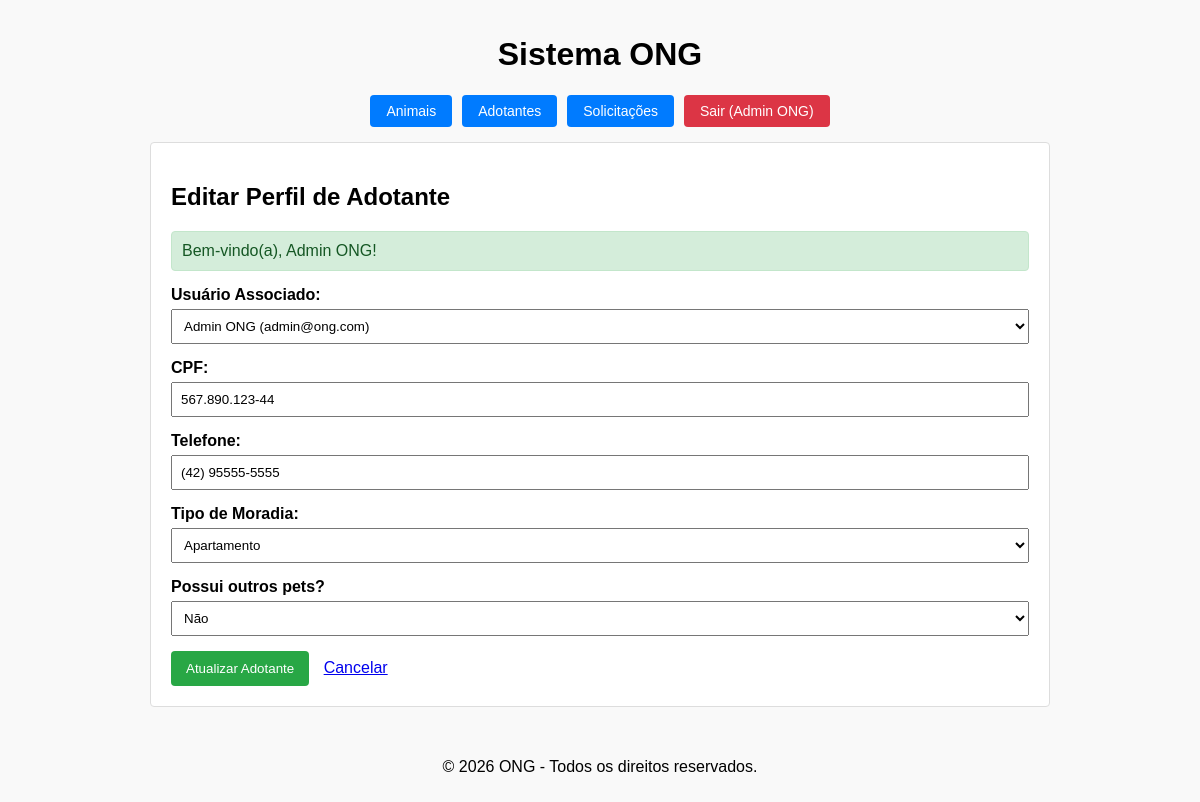
The page /adotantes/editar?id=1 (signed in) on the database its author committed.
### tables this page shows
CREATE TABLE adotantes_perfis (
    id INT AUTO_INCREMENT PRIMARY KEY,
    usuario_id INT NOT NULL,
    cpf VARCHAR(14) NOT NULL UNIQUE,
    telefone VARCHAR(20) NOT NULL,
    tipo_moradia ENUM('Casa', 'Apartamento', 'Chácara') NOT NULL,
    tem_outros_pets TINYINT(1) DEFAULT 0,
    FOREIGN KEY (usuario_id) REFERENCES usuarios(id) ON DELETE CASCADE
);

CREATE TABLE usuarios (
    id INT AUTO_INCREMENT PRIMARY KEY,
    nome VARCHAR(100) NOT NULL,
    email VARCHAR(100) NOT NULL UNIQUE,
    senha VARCHAR(255) NOT NULL,
    tipo ENUM('admin', 'adotante') NOT NULL DEFAULT 'adotante'
);

### app/Controllers/AdotanteController.php (called while the page is built, shortened)
<?php
class AdotanteController
{
    private Adotante $adotanteModel;
    public function __construct()
    {
        $this->adotanteModel = new Adotante();
    }
    public function form(): void
    {
        $id = (int) ($_GET['id'] ?? 0);
        $adotante = null;
        if ($id > 0) {
            $adotante = $this->adotanteModel->findByID($id);
        }
        $usuarios = $this->adotanteModel->buscarUsuarios();
        require_once __DIR__ . '/../Views/adotantes/form.php';
    }
}

### app/Models/Model.php (called while the page is built, shortened)
<?php
abstract class Model
{
    public function __construct()
    {
        $database = new Database();
        $this->db = $database->getConnection();
    }
}

### config/Database.php (called while the page is built, shortened)
<?php
class database
{
    private string $host = 'db';
    private string $database = 'ong_adocao';
    private string $user = 'root';
    private string $password = 'root';
    public function getConnection(): PDO
    {
        $dsn = "mysql:host={$this->host}; dbname={$this->database}; charset=utf8mb4";
        return new PDO($dsn, $this->user, $this->password, [
            PDO::ATTR_ERRMODE => PDO::ERRMODE_EXCEPTION,
            PDO::ATTR_DEFAULT_FETCH_MODE => PDO::FETCH_ASSOC
        ]);
    }
}

### app/Models/Adotante.php (called while the page is built, shortened)
<?php
class Adotante extends Model
{
    public function findByID(int $id): ?array
    {
        $query = $this->db->prepare(
            "SELECT ap.*, u.nome AS usuario_nome, u.email AS usuario_email
             FROM adotantes_perfis ap
             JOIN usuarios u ON ap.usuario_id = u.id
             WHERE ap.id = :id"
        );
        $query->execute(['id' => $id]);
        return $query->fetch() ?: null;
    }
    public function buscarUsuarios(): array
    {
        $query = $this->db->query("SELECT id, nome, email, tipo FROM usuarios ORDER BY nome ASC");
        return $query->fetchAll();
    }
}

### app/Views/adotantes/form.php (the view, shortened to what this page needs)
<?php require_once __DIR__ . '/../layouts/header.php'; ?>
<?php
$editando = isset($adotante) && $adotante !== null;
?>
<h2><?= $editando ? 'Editar Perfil de Adotante' : 'Cadastrar Perfil de Adotante' ?></h2>
<?php require_once __DIR__ . '/../includes/feedback.php'; ?>
<form
    action="<?= $editando ? '/adotantes/atualizar' : '/adotantes/salvar' ?>"
    method="POST"
>
    <div class="campo">
        <label for="usuario_id">Usuário Associado:</label>
        <select
            id="usuario_id"
            name="usuario_id"
            style="width: 100%; padding: 8px; box-sizing: border-box;"
            required
        >
            <?php if (!empty($usuarios)): ?>
                <?php foreach ($usuarios as $usuario): ?>
                    <option
                        value="<?= htmlspecialchars($usuario['id']) ?>"
                        <?= ($adotante['usuario_id'] ?? '') == $usuario['id'] ? 'selected' : '' ?>
                    >
                        <?= htmlspecialchars($usuario['nome']) ?>
                        (<?= htmlspecialchars($usuario['email']) ?>)
                    </option>
                <?php endforeach; ?>
            <?php endif; ?>
        </select>
    </div>
    <div class="campo">
        <label for="cpf">CPF:</label>
        <input
            type="text"
            id="cpf"
            name="cpf"
            placeholder="000.000.000-00"
            maxlength="14"
            value="<?= htmlspecialchars($adotante['cpf'] ?? '') ?>"
            required
        >
    </div>
    <div class="campo">
        <label for="telefone">Telefone:</label>
        <input
            type="text"
            id="telefone"
            name="telefone"
            placeholder="(00) 00000-0000"
            maxlength="20"
            value="<?= htmlspecialchars($adotante['telefone'] ?? '') ?>"
            required
        >
    </div>
    <div class="campo">
        <label for="tipo_moradia">Tipo de Moradia:</label>
        <select
            id="tipo_moradia"
            name="tipo_moradia"
            style="width: 100%; padding: 8px; box-sizing: border-box;"
            required
        >
            <option
                value="Apartamento"
                <?= ($adotante['tipo_moradia'] ?? '') === 'Apartamento' ? 'selected' : '' ?>
            >
                Apartamento
            </option>
        </select>
    </div>
    <div class="campo">
        <label for="tem_outros_pets">Possui outros pets?</label>
        <select
            id="tem_outros_pets"
            name="tem_outros_pets"
            style="width: 100%; padding: 8px; box-sizing: border-box;"
        >
            <option
                value="0"
                <?= ($adotante['tem_outros_pets'] ?? 0) == 0 ? 'selected' : '' ?>
            >
                Não
            </option>
        </select>
    </div>
    <button type="submit">
        <?= $editando ? 'Atualizar Adotante' : 'Salvar Adotante' ?>
    </button>
    <a href="/adotantes" style="margin-left: 10px;">
        Cancelar
    </a>
</form>
<?php require_once __DIR__ . '/../layouts/footer.php'; ?>

### public/css/style.css (style rules this page uses)
body { font-family: Arial, sans-serif; margin: 0; padding: 0; display: flex; flex-direction: column; align-items: center; min-height: 100vh; background-color: #f9f9f9; }
.campo { margin-bottom: 15px; }
label { display: block; margin-bottom: 5px; font-weight: bold; }
input, select, textarea { width: 100%; padding: 8px; box-sizing: border-box; }
button { padding: 10px 15px; background-color: #28a745; color: white; border: none; border-radius: 4px; cursor: pointer; }

### rows shown on the page
adotantes_perfis: usuario_id "Admin ONG (admin@ong.com)", cpf "567.890.123-44", telefone "(42) 95555-5555", tipo_moradia "Apartamento", tem_outros_pets "Não"

### other values the page prints
$_SESSION['usuario']['nome'] "Admin ONG"
$mensagem "Bem-vindo(a), Admin ONG!"
